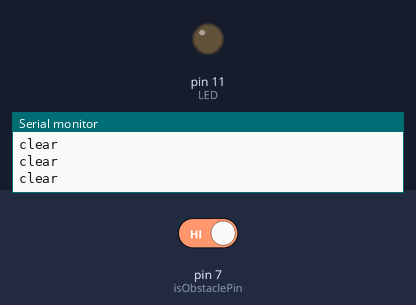
A sketch run on a simulated Arduino Uno, built with avr-gcc and run on an emulated ATmega328P. On the bench: output pins drawn as LEDs (lit = HIGH), the last lines printed to the serial monitor. The inputs (shaded band) are chosen by the test bench; at power-on: pin 7 (isObstaclePin) HIGH.

Above: at 1.2 s.
1.3 s: pin 7 (isObstaclePin) driven LOW
At 2.6 s:
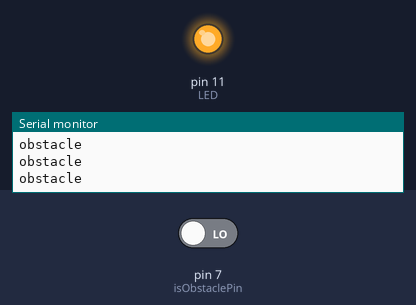
2.9 s: pin 7 (isObstaclePin) driven HIGH
At 3.9 s:
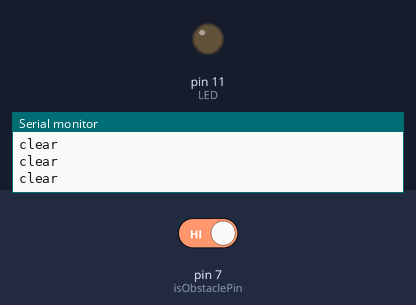
Timing chart, 0 to 5.9 s (numbered marks = the images above; inputs shaded):
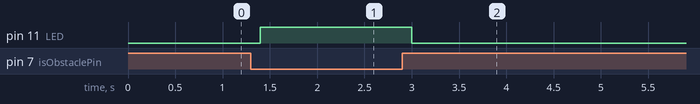

Measured:
- after the input at 1.3 s, pin 11 (LED): LOW → HIGH after 0.10 s
- after the input at 2.9 s, pin 11 (LED): HIGH → LOW after 0.10 s

The sketch:

sketch_may17g.ino
```cpp
int LED=11;
int isObstaclePin=7;
int isObstacle=HIGH;
void setup()
{
  pinMode(LED,OUTPUT);
  pinMode(isObstaclePin,INPUT);
  Serial.begin(9600);

}

void loop()
{
isObstacle=digitalRead(isObstaclePin);
if(isObstacle==LOW)
{
  Serial.println("obstacle");
  digitalWrite(LED,HIGH);
}
else
{
  Serial.println("clear");
  digitalWrite(LED,LOW);
}
delay(200);
}
```
